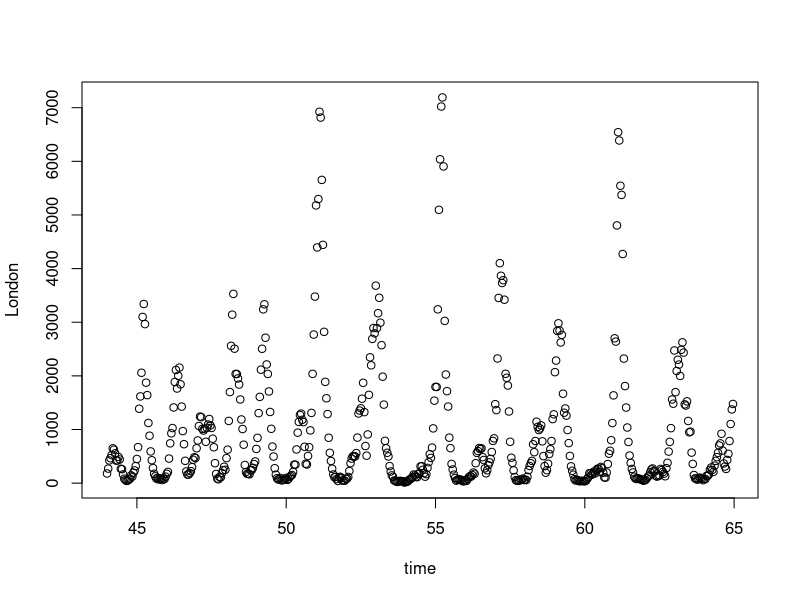

Write the R code that produced this figure.
## ---- chunk 1
knitr::opts_chunk$set(echo = TRUE)
## ---- chunk 2
x=c(1,5,3, 2, 23, 0)
x
y=rep(1.25, 20)
y
## ---- chunk 3
x[4]
x[c(2,5)]
## ---- chunk 4
z=matrix(x, nrow=3, byrow=TRUE)
z
z[2,]
z[,1]
z[3,2]
## ---- chunk 5
meas=read.csv("meas.csv", header=TRUE)
head(meas)
head(meas)$London
head(meas)[,2]
## ---- chunk 6
lst=list(a=x, b=y, pip=z)
lst$pip
lst[[1]]
## ---- chunk 7
plot(London~time, data=meas)
## ---- chunk 8
myfn=function(arg){
ss=sum(arg)
return(ss)
}

myfn(y)
## ---- chunk 9
for(i in 1:4){
  cat(x[1:i], "\n")
}
